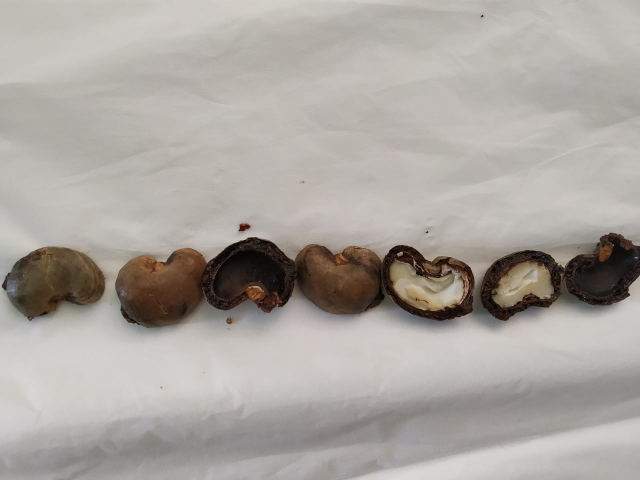
#> input picture input_img/5dbf7e8d-c046-46b0-b622-63f26ae555c7.jpg, 1280 x 960 px, given in place of output_detection_0.jpg, which was not available (shown at 1/2 size)
$ python Color_Saturation.py
#> lines starting #> are read from the running program, lines starting #| are printed output that depends on the picture
from __future__ import print_function
import cv2 as cv
import argparse

max_value = 255
max_value_H = 255
low_H = 0
low_S = 0
low_V = 0

high_H = max_value
high_S = max_value
high_V = max_value

window_capture_name = 'Video Capture'
window_detection_name = 'Object Detection'
low_H_name = 'Low H'
low_S_name = 'Low S'
low_V_name = 'Low V'
high_H_name = 'High H'
high_S_name = 'High S'
high_V_name = 'High V'


def on_low_H_thresh_trackbar(val):
    global low_H
    global high_H
    low_H = val
    low_H = min(high_H - 1, low_H)
    cv.setTrackbarPos(low_H_name, window_detection_name, low_H)


def on_high_H_thresh_trackbar(val):
    global low_H
    global high_H
    high_H = val
    high_H = max(high_H, low_H + 1)
    cv.setTrackbarPos(high_H_name, window_detection_name, high_H)


def on_low_S_thresh_trackbar(val):
    global low_S
    global high_S
    low_S = val
    low_S = min(high_S - 1, low_S)
    cv.setTrackbarPos(low_S_name, window_detection_name, low_S)


def on_high_S_thresh_trackbar(val):
    global low_S
    global high_S
    high_S = val
    high_S = max(high_S, low_S + 1)
    cv.setTrackbarPos(high_S_name, window_detection_name, high_S)


def on_low_V_thresh_trackbar(val):
    global low_V
    global high_V
    low_V = val
    low_V = min(high_V - 1, low_V)
    cv.setTrackbarPos(low_V_name, window_detection_name, low_V)


def on_high_V_thresh_trackbar(val):
    global low_V
    global high_V
    high_V = val
    high_V = max(high_V, low_V + 1)
    cv.setTrackbarPos(high_V_name, window_detection_name, high_V)


parser = argparse.ArgumentParser(description='Code for Thresholding Operations using inRange tutorial.')
parser.add_argument('--camera', help='Camera divide number.', default=0, type=int)
args = parser.parse_args()

cv.namedWindow(window_capture_name)
cv.namedWindow(window_detection_name)

cv.createTrackbar(low_H_name, window_detection_name, low_H, max_value_H, on_low_H_thresh_trackbar)
#> slider 'Low H' is set to 51
cv.createTrackbar(high_H_name, window_detection_name, high_H, max_value_H, on_high_H_thresh_trackbar)
cv.createTrackbar(low_S_name, window_detection_name, low_S, max_value, on_low_S_thresh_trackbar)
#> slider 'Low S' is set to 51
cv.createTrackbar(high_S_name, window_detection_name, high_S, max_value, on_high_S_thresh_trackbar)
cv.createTrackbar(low_V_name, window_detection_name, low_V, max_value, on_low_V_thresh_trackbar)
#> slider 'Low V' is set to 51
cv.createTrackbar(high_V_name, window_detection_name, high_V, max_value, on_high_V_thresh_trackbar)
while (1):
    frame = cv.imread("Test_img/output_detection_0.jpg")
#> frame is the input picture: shape (960, 1280, 3); mean B, G, R 160.3, 165.5, 171
    frame = cv.resize(frame, (720, 640))
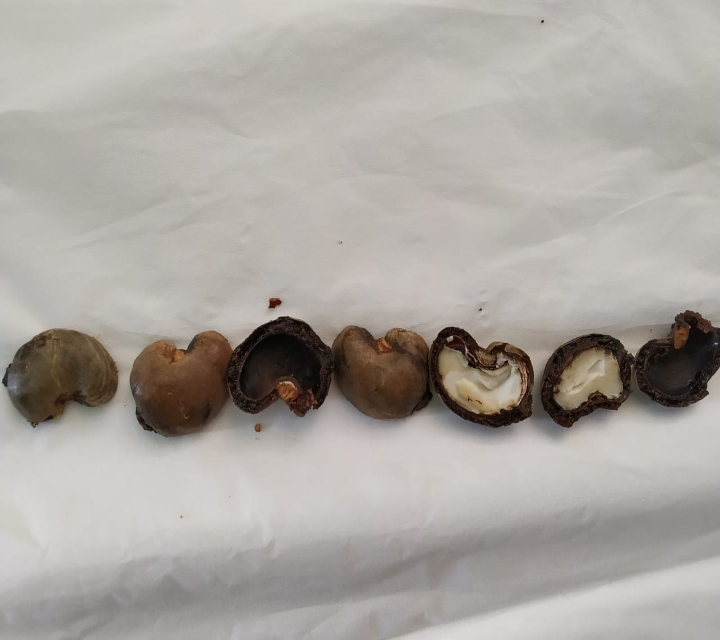
#> frame: shape (640, 720, 3); mean B, G, R 160.3, 165.5, 171
    frame_HSV = cv.cvtColor(frame, cv.COLOR_BGR2HSV)
#> frame_HSV: shape (640, 720, 3); mean H, S, V 18.3, 23, 171.1
    frame_threshold = cv.inRange(frame_HSV, (low_H, low_S, low_V), (high_H, high_S, high_V))
#> frame_threshold: shape (640, 720); every value is 255
    frame_threshold = cv.resize(frame_threshold,(720, 640))

    cv.imshow(window_capture_name, frame)
    cv.imshow(window_detection_name, frame_threshold)
    # waitfor the user to press escape and break the while loop
    k = cv.waitKey(1) & 0xFF
#> (key Esc is pressed here)
    if k == 27:
        break

# destroys all window
cv.destroyAllWindows()

$ run again, on input_img/7df7fcd8-fc79-4655-a8da-66a226688443.jpg
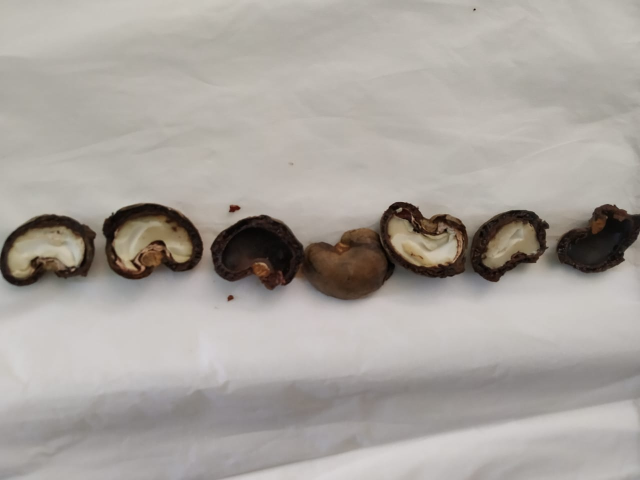
#> input picture input_img/7df7fcd8-fc79-4655-a8da-66a226688443.jpg, 1280 x 960 px, given in place of output_detection_0.jpg, which was not available (shown at 1/2 size)
#> frame is the input picture: shape (960, 1280, 3); mean B, G, R 157.5, 163, 168.5
#> `frame = cv.resize(frame, (720, 640))`:
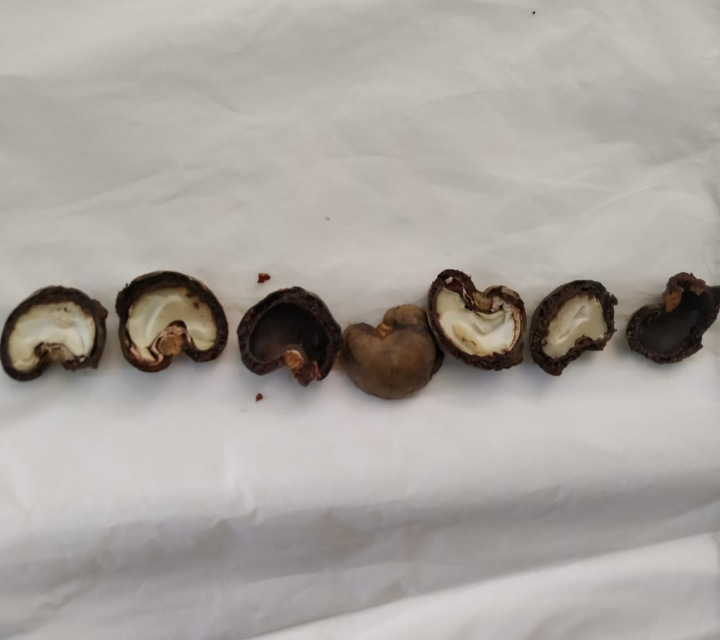
#> frame: shape (640, 720, 3); mean B, G, R 157.5, 162.9, 168.5
#> frame_HSV: shape (640, 720, 3); mean H, S, V 21.5, 23, 168.5
#> frame_threshold: shape (640, 720); every value is 255

$ run again, on input_img/92aab570-061a-4baa-a89f-78ae74d679f8.jpg
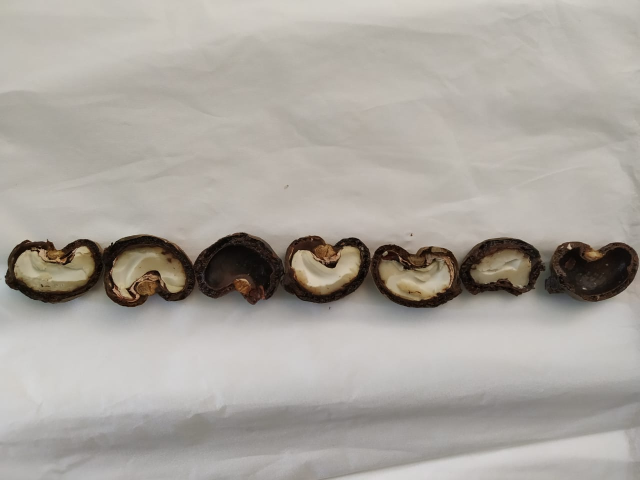
#> input picture input_img/92aab570-061a-4baa-a89f-78ae74d679f8.jpg, 1280 x 960 px, given in place of output_detection_0.jpg, which was not available (shown at 1/2 size)
#> frame is the input picture: shape (960, 1280, 3); mean B, G, R 158.9, 165.7, 170.7
#> `frame = cv.resize(frame, (720, 640))`:
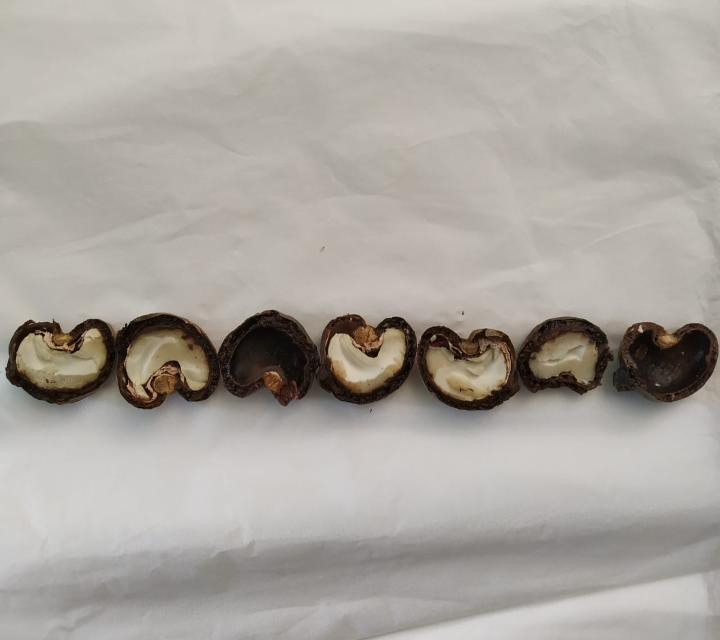
#> frame: shape (640, 720, 3); mean B, G, R 158.9, 165.6, 170.6
#> frame_HSV: shape (640, 720, 3); mean H, S, V 19.9, 24.2, 170.7
#> frame_threshold: shape (640, 720); every value is 255
